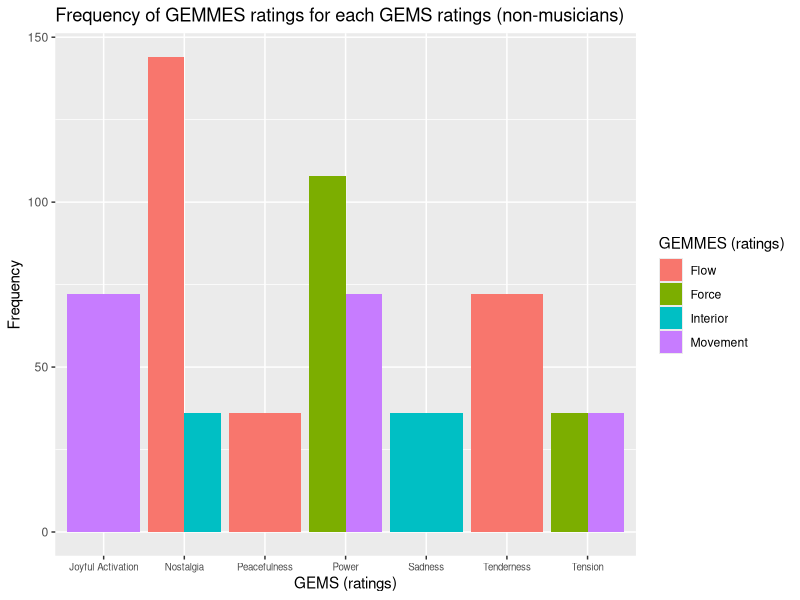
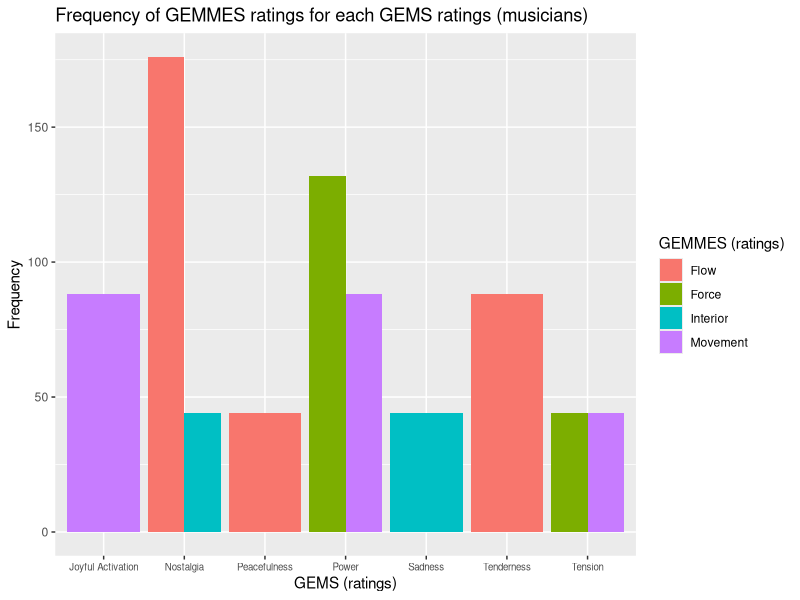
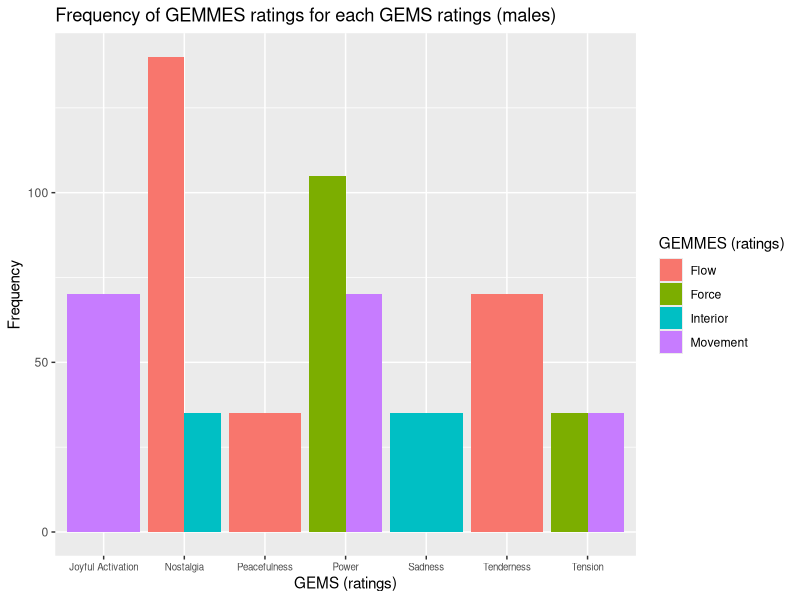
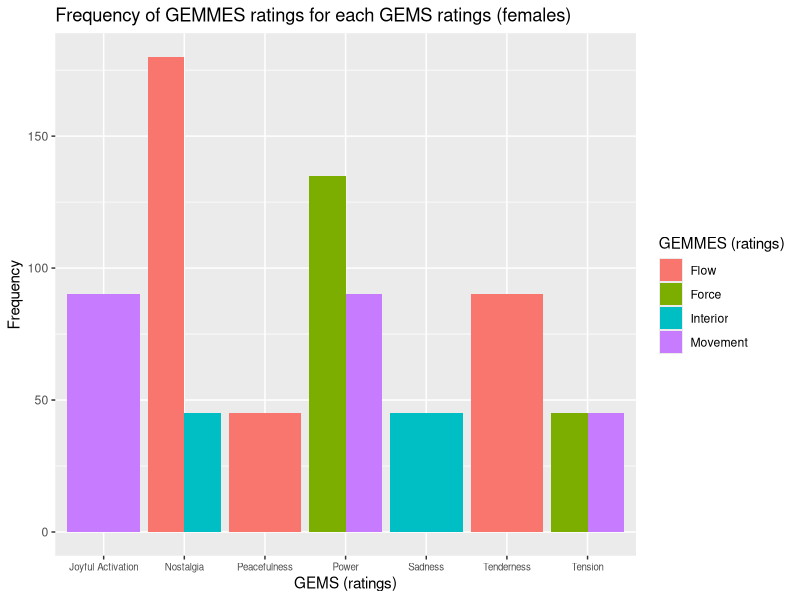

Write R code to recreate these figures, in order.
## ---- chunk 1
knitr::opts_chunk$set(message = FALSE, echo = TRUE)
## ---- chunk 2
library(readxl)
library(knitr)
library(dplyr)
library(tidyr)
library(ggplot2)
## ---- chunk 3
GEMMES <- read_xlsx("Exp2A-GEMMES_Binomial.xlsx", sheet = 1)
## ---- chunk 4
GEMMES_clean <- GEMMES %>%
  select(-VISU, -VISU_Value, -VISU_Binomial)
GEMMES_clean <- unique(GEMMES_clean)
## ---- chunk 5
GEMMES2 <- GEMMES_clean %>%
  select(Participant_ID, Sex, Age, Musician_type, Excerpt_id, Excerpt_GEMS, BEST_GEMS, BEST_VA, BEST_VISU)
kable(head(GEMMES2))
## ---- chunk 6
GEMMES2_types <- GEMMES2 %>%
  count(Musician_type)
kable(GEMMES2_types)
GEMMES2_type2 <- GEMMES2 %>%
  filter(Musician_type == 2)
GEMMES2_table2 <- GEMMES2_type2 %>%
  count(var=GEMMES2_type2$BEST_GEMS, wt_var = GEMMES2_type2$BEST_VISU)
kable(GEMMES2_table2)
GEMMES2_type3 <- GEMMES2 %>%
  filter(Musician_type == 3)
GEMMES2_table3 <- GEMMES2_type3 %>%
  count(var=GEMMES2_type3$BEST_GEMS, wt_var = GEMMES2_type3$BEST_VISU)
kable(GEMMES2_table3)
## ---- chunk 7
GEMMES2_sexes <- GEMMES2 %>%
  count(Sex)
kable(GEMMES2_sexes)
GEMMES2_M <- GEMMES2 %>%
  filter(Sex == "M")
GEMMES2_tableM <- GEMMES2_M %>%
  count(var=GEMMES2_M$BEST_GEMS, wt_var = GEMMES2_M$BEST_VISU)
kable(GEMMES2_tableM)
GEMMES2_F <- GEMMES2 %>%
  filter(Sex == "F")
GEMMES2_tableF <- GEMMES2_F %>%
  count(var=GEMMES2_F$BEST_GEMS, wt_var = GEMMES2_F$BEST_VISU)
kable(GEMMES2_tableF)
## ---- chunk 8
ggplot(GEMMES2_table2, aes(x=var, y=n, fill = wt_var))+
  geom_bar(position='dodge', stat='identity')+
  theme(axis.text.x = element_text(size = 7))+
  scale_x_discrete(labels = c("Joyful Activation", "Nostalgia", "Peacefulness", "Power", "Sadness", "Tenderness", "Tension"))+
  labs(title = "Frequency of GEMMES ratings for each GEMS ratings (non-musicians)", x="GEMS (ratings)", y="Frequency", fill = "GEMMES (ratings)")+
  scale_fill_discrete(labels = c("Flow", "Force", "Interior", "Movement"))

ggplot(GEMMES2_table3, aes(x=var, y=n, fill = wt_var))+
  geom_bar(position='dodge', stat='identity')+
  theme(axis.text.x = element_text(size = 7))+
  scale_x_discrete(labels = c("Joyful Activation", "Nostalgia", "Peacefulness", "Power", "Sadness", "Tenderness", "Tension"))+
  labs(title = "Frequency of GEMMES ratings for each GEMS ratings (musicians)", x="GEMS (ratings)", y="Frequency", fill = "GEMMES (ratings)")+
  scale_fill_discrete(labels = c("Flow", "Force", "Interior", "Movement"))
## ---- chunk 9
ggplot(GEMMES2_tableM, aes(x=var, y=n, fill = wt_var))+
  geom_bar(position='dodge', stat='identity')+
  theme(axis.text.x = element_text(size = 7))+
  scale_x_discrete(labels = c("Joyful Activation", "Nostalgia", "Peacefulness", "Power", "Sadness", "Tenderness", "Tension"))+
  labs(title = "Frequency of GEMMES ratings for each GEMS ratings (males)", x="GEMS (ratings)", y="Frequency", fill = "GEMMES (ratings)")+
  scale_fill_discrete(labels = c("Flow", "Force", "Interior", "Movement"))

ggplot(GEMMES2_tableF, aes(x=var, y=n, fill = wt_var))+
  geom_bar(position='dodge', stat='identity')+
  theme(axis.text.x = element_text(size = 7))+
  scale_x_discrete(labels = c("Joyful Activation", "Nostalgia", "Peacefulness", "Power", "Sadness", "Tenderness", "Tension"))+
  labs(title = "Frequency of GEMMES ratings for each GEMS ratings (females)", x="GEMS (ratings)", y="Frequency", fill = "GEMMES (ratings)")+
  scale_fill_discrete(labels = c("Flow", "Force", "Interior", "Movement"))
